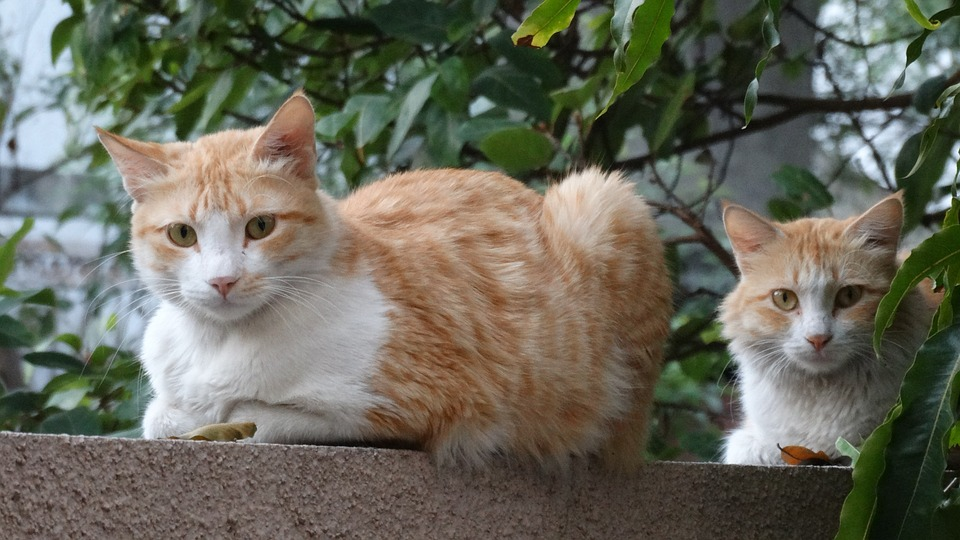
#> input picture MasterOpenCV_Alberto/11/test_cat_face_detection.jpeg, 960 x 540 px
$ python cat_face_detection_opencv_haar.py
#> lines starting #> are read from the running program, lines starting #| are printed output that depends on the picture
"""
Cat face detection using haar feature-based cascade classifiers
"""

# Import required packages:
import cv2
import numpy as np
from matplotlib import pyplot as plt


def show_img_with_matplotlib(color_img, title, pos):
    """Shows an image using matplotlib capabilities"""

    img_RGB = color_img[:, :, ::-1]

    ax = plt.subplot(2, 2, pos)
    plt.imshow(img_RGB)
    plt.title(title)
    plt.axis('off')


def show_detection(image, faces):
    """Draws a rectangle over each detected face"""

    for (x, y, w, h) in faces:
        cv2.rectangle(image, (x, y), (x + w, y + h), (255, 0, 0), 5)
    return image


# Load image and convert to grayscale:
img = cv2.imread("test_cat_face_detection.jpeg")
#> img is the input picture: shape (540, 960, 3); mean B, G, R 90.4, 103.7, 104.2
gray = cv2.cvtColor(img, cv2.COLOR_BGR2GRAY)
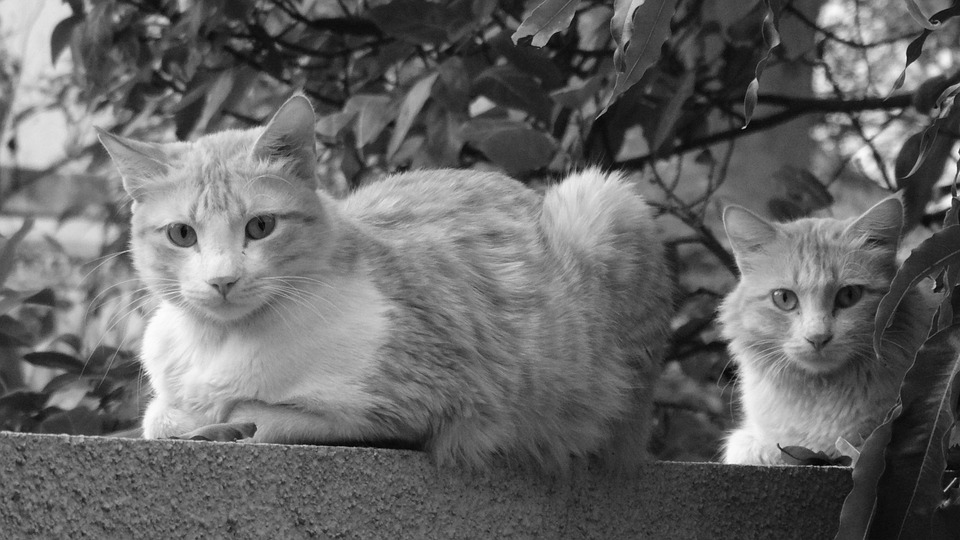
#> gray: shape (540, 960); min 0, max 253, mean 102.3

# Load cascade classifiers:
cas_catface = cv2.CascadeClassifier("haarcascade_frontalcatface.xml")
cas_catface_extended = cv2.CascadeClassifier("haarcascade_frontalcatface_extended.xml")

# Detect faces:
faces_cas_catface = cas_catface.detectMultiScale(gray)
#> faces_cas_catface = [[751, 243, 137, 137], [135, 162, 171, 171]]
faces_cas_catface_extended = cas_catface_extended.detectMultiScale(gray)
#> faces_cas_catface_extended = [[373, 57, 53, 53], [751, 241, 136, 136], [133, 160, 174, 174]]
retval, faces_haar_cat = cv2.face.getFacesHAAR(img, "haarcascade_frontalcatface.xml")
#> retval = True; faces_haar_cat = [[78, 371, 50, 50], [749, 241, 138, 138], [136, 161, 171, 171]]
faces_haar_cat = np.squeeze(faces_haar_cat)
retval, faces_haar_cat_extended = cv2.face.getFacesHAAR(img, "haarcascade_frontalcatface_extended.xml")
#> faces_haar_cat_extended = [[375, 55, 54, 54], [749, 239, 139, 139], [130, 155, 187, 187]]
faces_haar_cat_extended = np.squeeze(faces_haar_cat_extended)

# Draw cat face detections:
img_cas_catface = show_detection(img.copy(), faces_cas_catface)
#> the loop in show_detection, `for (x, y, w, h) in faces:` made 2 passes
#> after the loop in show_detection, `for (x, y, w, h) in faces:`:
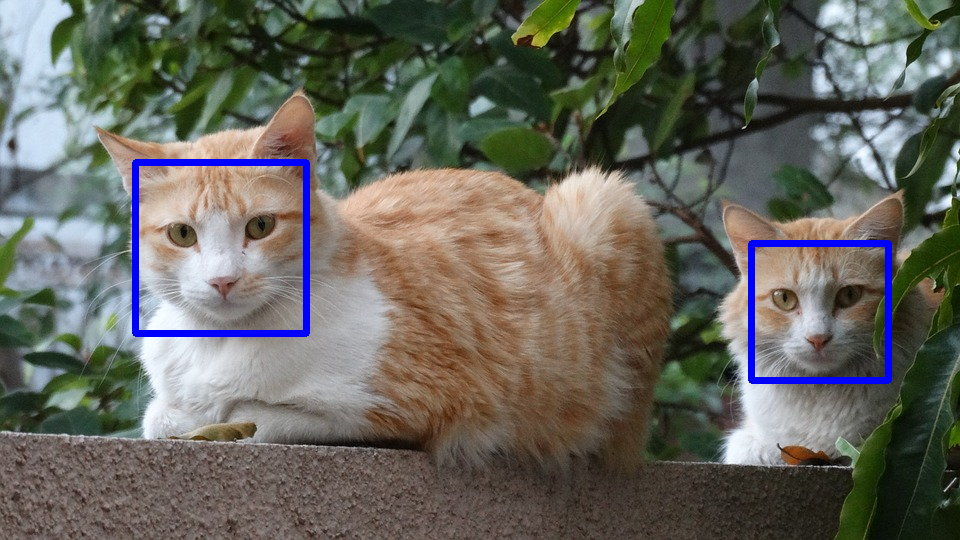
#> image: shape (540, 960, 3); mean of channels 0, 1, 2 92.6, 101.4, 101.7; drawn as B, G, R
img_cas_catface_extended = show_detection(img.copy(), faces_cas_catface_extended)
#> the loop in show_detection (call 2), `for (x, y, w, h) in faces:` made 3 passes
img_faces_haar_cat = show_detection(img.copy(), faces_haar_cat)
img_faces_haar_cat_extended = show_detection(img.copy(), faces_haar_cat_extended)
#> the loop in show_detection (call 4), `for (x, y, w, h) in faces:` made 3 passes
#> after the loop in show_detection (call 4), `for (x, y, w, h) in faces:`:
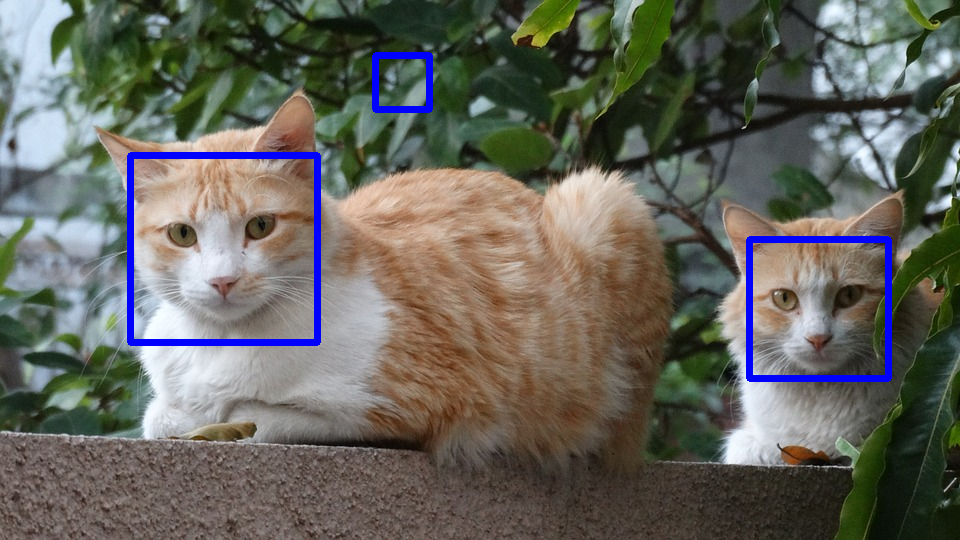
#> image: shape (540, 960, 3); mean of channels 0, 1, 2 93.3, 101, 101.4; drawn as B, G, R

# Create the dimensions of the figure and set title:
fig = plt.figure(figsize=(10, 8))
plt.suptitle("Cat face detection using haar feature-based cascade classifiers", fontsize=14, fontweight='bold')
fig.patch.set_facecolor('silver')

# Plot the images:
show_img_with_matplotlib(img_cas_catface, "detectMultiScale(frontalcatface): " + str(len(faces_cas_catface)), 1)
show_img_with_matplotlib(img_cas_catface_extended,
                         "detectMultiScale(frontalcatface_extended): " + str(len(faces_cas_catface_extended)), 2)
show_img_with_matplotlib(img_faces_haar_cat, "getFacesHAAR(frontalcatface): " + str(len(faces_haar_cat)), 3)
show_img_with_matplotlib(img_faces_haar_cat_extended,
                         "getFacesHAAR(frontalcatface_extended): " + str(len(faces_haar_cat_extended)), 4)

# Show the Figure:
plt.show()
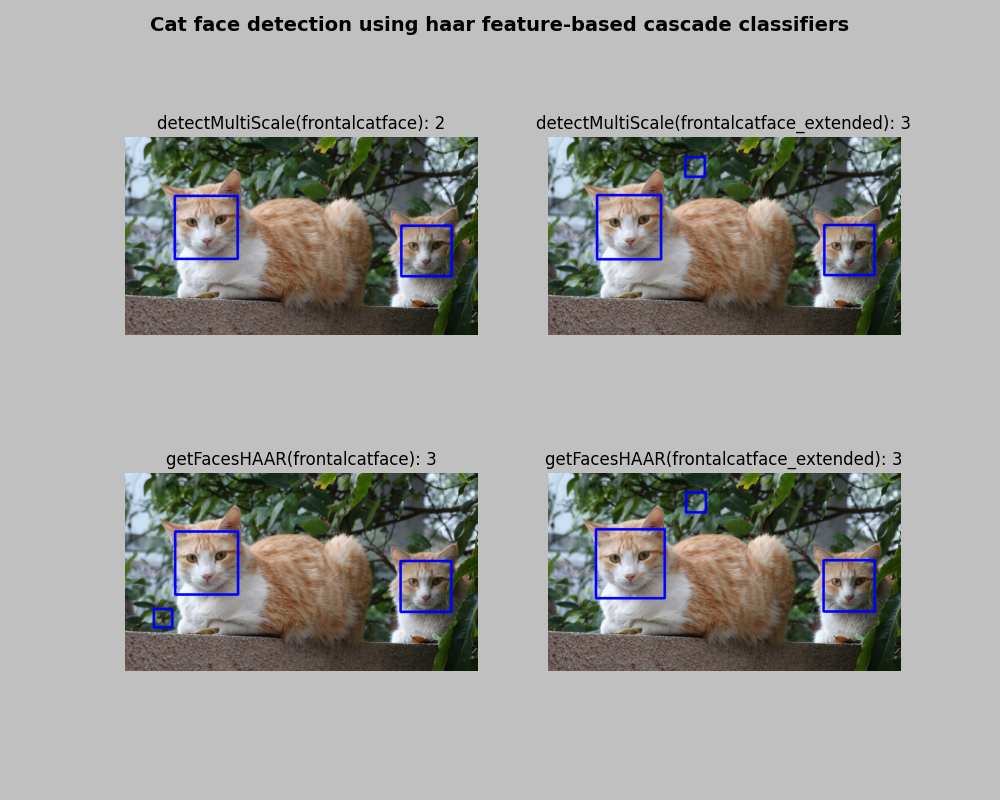
#> figure drawn by matplotlib, 4 panels
